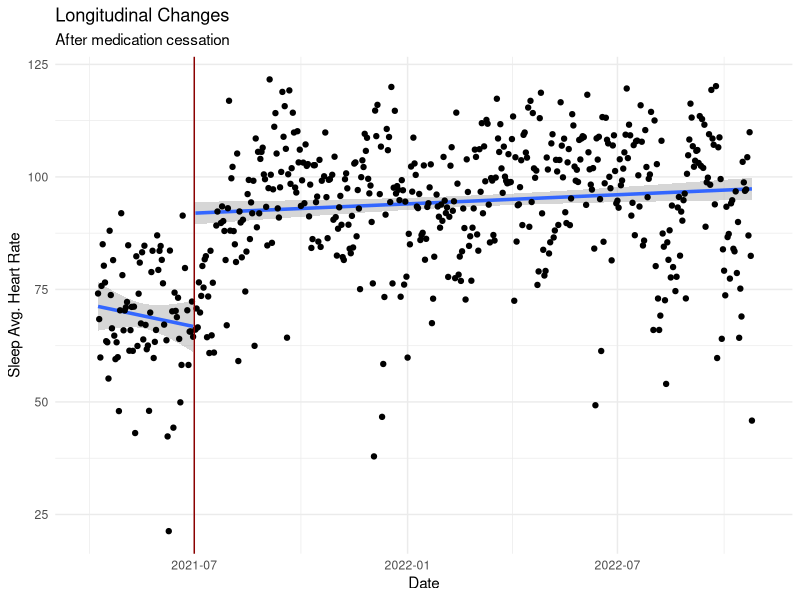
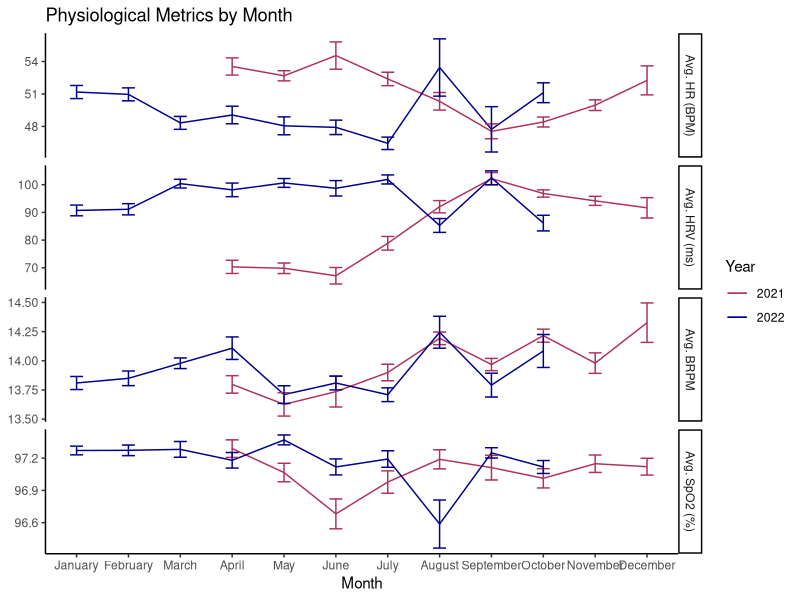
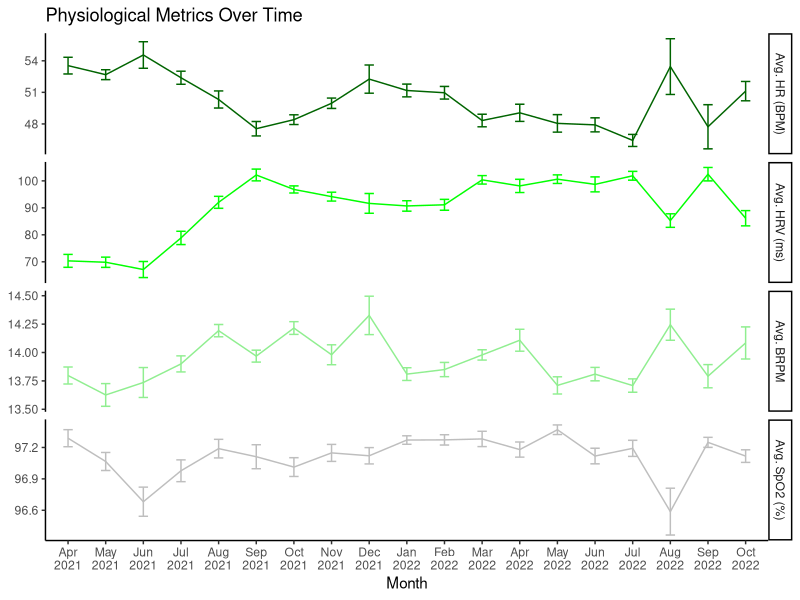
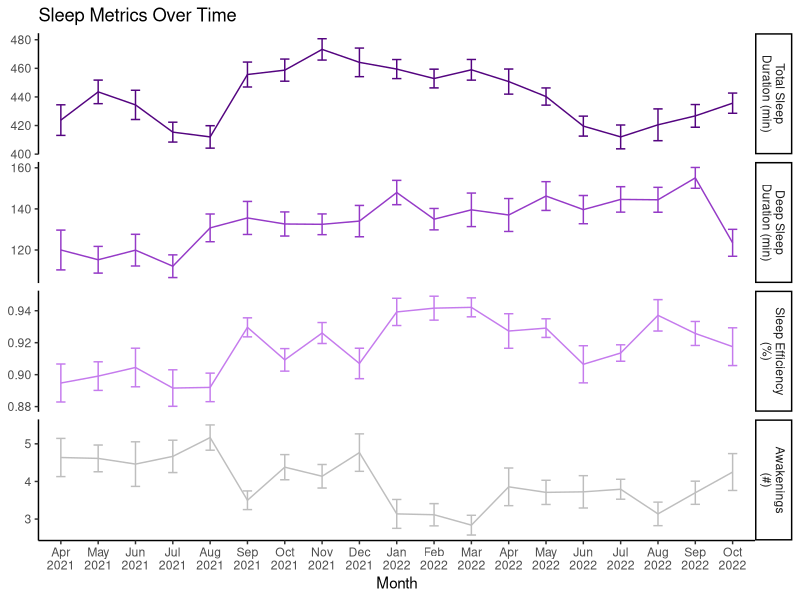
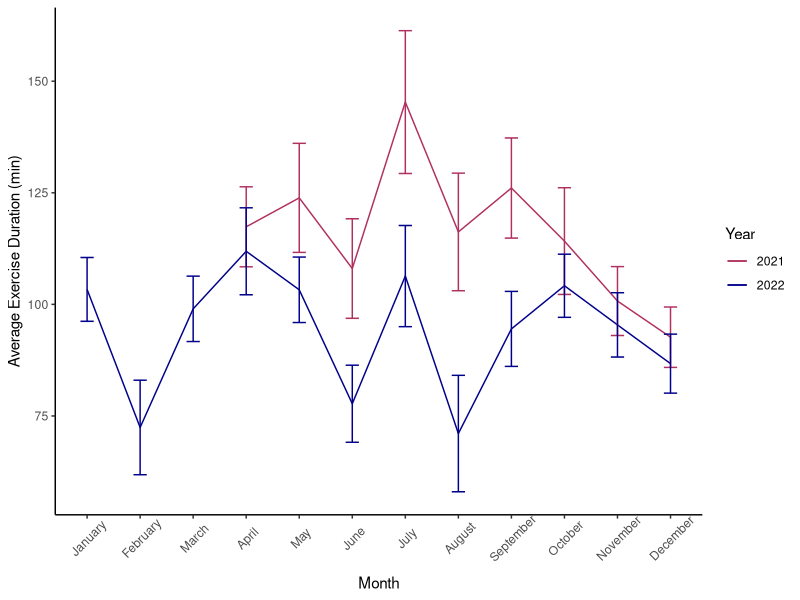
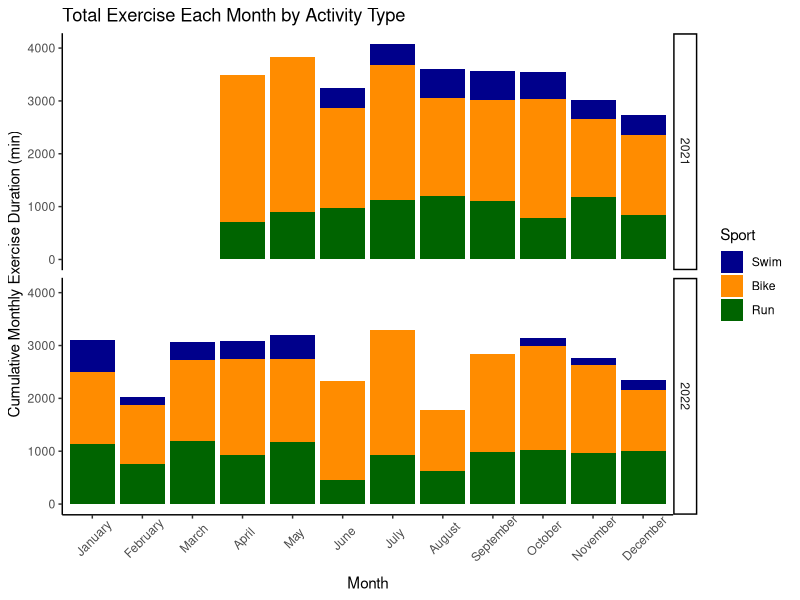
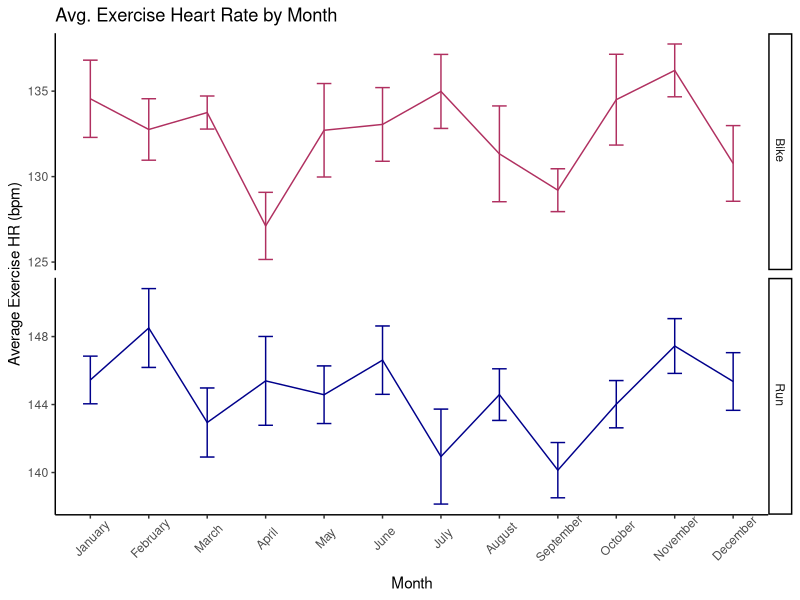
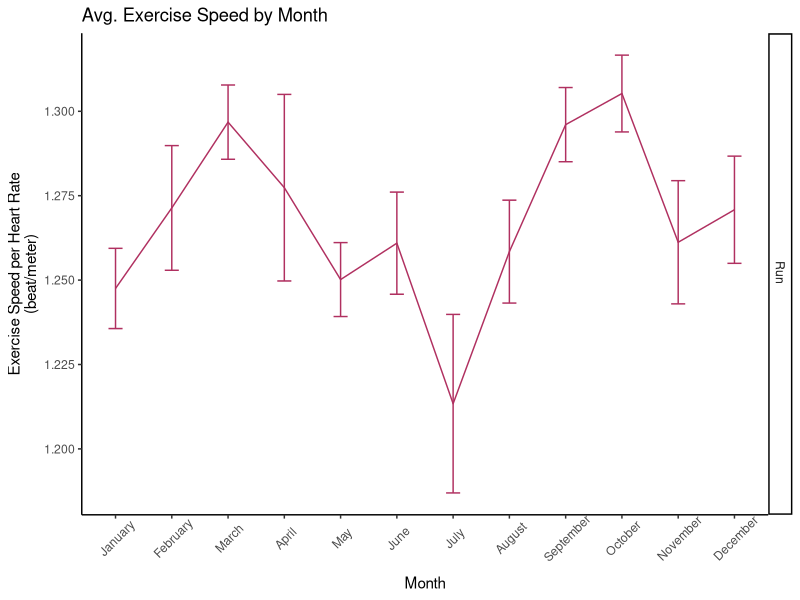

R code for these plots, in order:
## ---- chunk 1
library(tidyverse)

df <- read.csv("../data/daily_combined.csv") %>% 
  mutate(date = as.Date(date),
         email = 'kerry@biostrap.com')

exercise <- read.csv("../data/parsed_json_exercise.csv") %>% 
  mutate(
    date = as.Date(as.POSIXct(datetime, "%Y-%m-%d %H:%M:%S-%Z"))
  )

## ---- chunk 2
pre_start <- as.Date('2021-04-09')
pre_stop <- as.Date('2021-07-01')

pre_model <- lm(avg_hrv ~ as.numeric(date-pre_start), df)
pre_intercept<- pre_model$coefficients[1]
pre_end <- as.numeric(pre_stop-pre_start)*pre_model$coefficients[2]+pre_model$coefficients[1]
print(
  df %>% 
    filter(date < as.Date("2022-11-01")) %>% 
  ggplot(aes(x = date, y = avg_hrv))+
  theme_minimal()+
  geom_smooth(data = subset(df, date < as.Date(pre_stop)), formula = y~x,method = 'lm', se = T,size = 1.2)+   geom_smooth(data = subset(df, date >= as.Date(pre_stop)), formula = y~x,method = 'lm', se = T,size = 1.2)+
  geom_point()+
  geom_vline(xintercept = as.Date('2021-07-01'), color = 'darkred')+
  labs(
    x = 'Date',
    y = 'Sleep Avg. Heart Rate',
    title = "Longitudinal Changes",
    subtitle = "After medication cessation"
  )
)
## ---- chunk 3

df %>% 
  mutate(month = strftime(date, '%B')) %>% 
  pivot_longer(
    cols = c("avg_hr", "avg_hrv", "brpm", "spo2"),
    values_to = 'value',
    names_to = "name"
  ) %>% 
  mutate(
    Year = strftime(date, '%Y'),
    month = factor(month, levels = c("January","February","March","April","May","June","July","August","September","October","November","December")),
    name = factor(name, levels = c("avg_hr", "avg_hrv", "brpm", "spo2"), labels = c("Avg. HR (BPM)", "Avg. HRV (ms)", "Avg. BRPM", "Avg. SpO2 (%)"))
  ) %>% 
  ggplot(aes(x = month, y = value, group = year, color = Year))+
  theme_classic()+
  geom_line(stat = 'summary')+
  geom_errorbar(stat = 'summary', width = 0.25)+
  facet_grid(name ~ ., scales = 'free')+
  labs(
    y = NULL,
    x = "Month",
    title = "Physiological Metrics by Month"
  )+
  scale_color_manual(values = c('maroon','darkblue'))

## ---- chunk 4
df %>% 
  mutate(mon_year = strftime(date, '%b\n%Y')) %>% 
  pivot_longer(
    cols = c("avg_hr", "avg_hrv", "brpm", "spo2"),
    values_to = 'value',
    names_to = "name"
  ) %>% 
  transmute(
    date,
    email,
    value,
    mon_year = factor(mon_year, levels = c("Apr\n2021","May\n2021","Jun\n2021","Jul\n2021","Aug\n2021","Sep\n2021","Oct\n2021","Nov\n2021","Dec\n2021",
                                           "Jan\n2022","Feb\n2022","Mar\n2022","Apr\n2022","May\n2022","Jun\n2022","Jul\n2022","Aug\n2022","Sep\n2022","Oct\n2022")),
    name = factor(name, levels = c("avg_hr", "avg_hrv", "brpm", "spo2"), labels = c("Avg. HR (BPM)", "Avg. HRV (ms)", "Avg. BRPM", "Avg. SpO2 (%)"))
  ) %>% 
  na.omit() %>% 
  ggplot(aes(x = mon_year, y = value, group = email, color = name))+
  theme_classic()+
  geom_line(stat = 'summary')+
  geom_errorbar(stat = 'summary', width = 0.25)+
  facet_grid(name ~ ., scales = 'free')+
  labs(
    y = NULL,
    x = "Month",
    title = "Physiological Metrics Over Time"
  )+
  theme(
    legend.position = 'none'
  )+
  scale_color_manual(
    values = c("darkgreen","green","lightgreen","gray")
  )
  

## ---- chunk 5
df %>% 
  filter(total_sleep < 12*60) %>% 
  mutate(mon_year = strftime(date, '%b\n%Y')) %>% 
  pivot_longer(
    cols = c("total_sleep", "deep_sleep", "efficiency", "arousal_count"),
    values_to = 'value',
    names_to = "name"
  ) %>% 
  transmute(
    date,
    email,
    value,
    mon_year = factor(mon_year, levels = c("Apr\n2021","May\n2021","Jun\n2021","Jul\n2021","Aug\n2021","Sep\n2021","Oct\n2021","Nov\n2021","Dec\n2021",
                                           "Jan\n2022","Feb\n2022","Mar\n2022","Apr\n2022","May\n2022","Jun\n2022","Jul\n2022","Aug\n2022","Sep\n2022","Oct\n2022")),
    name = factor(name, levels = c("total_sleep", "deep_sleep", "efficiency", "arousal_count"), labels = c("Total Sleep\nDuration (min)", "Deep Sleep\nDuration (min)", "Sleep Efficiency\n(%)", "Awakenings\n(#)"))
  ) %>% 
  na.omit() %>% 
  ggplot(aes(x = mon_year, y = value, group = email, color = name))+
  theme_classic()+
  geom_line(stat = 'summary')+
  geom_errorbar(stat = 'summary', width = 0.25)+
  facet_grid(name ~ ., scales = 'free')+
  labs(
    y = NULL,
    x = "Month",
    title = "Sleep Metrics Over Time"
  )+
  theme(
    legend.position = 'none'
  )+
  scale_color_manual(
    values = c("#540480", "#953ac7", "#c57bed", "gray")
    )

## ---- chunk 6
df %>% 
  mutate(
    exercise_duration = replace_na(exercise_duration, 0),
    month = factor(strftime(date, '%B'),levels = c("January","February", "March", "April", "May", "June", "July", "August", "September", "October", "November", "December")),
    Year = factor(strftime(date, '%Y'))
  ) %>% 
  filter(year != 2023) %>% 
  ggplot(aes(x = month, y = exercise_duration, group = Year, color = Year))+
  theme_classic()+
  geom_line(stat = 'summary')+
  geom_errorbar(stat = 'summary', width = 0.25)+
  labs(
    y = "Average Exercise Duration (min)",
    x = "Month"
  )+
  scale_color_manual(values = c('maroon','darkblue','darkgreen'))+
  theme(axis.text.x = element_text(angle = 45, vjust = .7))

## ---- chunk 7
exercise %>% 
  filter(sport %in% c("Swim ", "Bike ", "Run "), duration < 10*3600) %>% 
  mutate(
    Sport = factor(sport, levels = c('Swim ', 'Bike ', 'Run ')),
    month = factor(strftime(date, '%B'),levels = c("January","February", "March", "April", "May", "June", "July", "August", "September", "October", "November", "December")),
    Year = strftime(date, '%Y')
  ) %>% 
  group_by(month, Sport, Year) %>% 
  summarize(duration = sum(duration, na.rm = T)) %>% 
  filter(Year != 2023) %>% 
  ggplot(aes(x = month, y = duration/60, fill = Sport))+
  theme_classic()+
  geom_bar(stat = 'identity')+
  # geom_errorbar(stat = 'summary', width = 0.25)+
  labs(
    y = "Cumulative Monthly Exercise Duration (min)",
    x = "Month",
    title = "Total Exercise Each Month by Activity Type"
  )+
  scale_fill_manual(values = c('darkblue','darkorange','darkgreen'))+
  facet_grid(Year ~ .)+
  theme(axis.text.x = element_text(angle = 45, vjust = .7))

## ---- chunk 8

exercise %>% 
  mutate(
    Sport = sport,
    month = factor(strftime(date, '%B'),levels = c("January","February", "March", "April", "May", "June", "July", "August", "September", "October", "November", "December"))
  ) %>% 
  filter(Sport %in% c('Bike ', 'Run ')) %>% 
  ggplot(aes(x = month, y = avg_hr, group = Sport, color = Sport))+
  theme_classic()+
  geom_line(stat = 'summary')+
  geom_errorbar(stat = 'summary', width = 0.25)+
  labs(
    y = "Average Exercise HR (bpm)",
    x = "Month",
    title = "Avg. Exercise Heart Rate by Month"
  )+
  theme(legend.position = 'none',
        axis.text.x = element_text(angle = 45, vjust = .7))+
  scale_color_manual(values = c('maroon','darkblue'))+
  facet_grid(Sport ~ ., scales = 'free')

## ---- chunk 9

exercise %>% 
  mutate(
    Sport = sport,
    Pace = distance*1000/(duration),
    month = factor(strftime(date, '%B'),levels = c("January","February", "March", "April", "May", "June", "July", "August", "September", "October", "November", "December")),
    speed_per_hr = Pace/(avg_hr/60)
  ) %>% 
  filter(Sport %in% c("Run ")) %>% 
  ggplot(aes(x = month, y = speed_per_hr, group = Sport, color = Sport))+
  theme_classic()+
  geom_line(stat = 'summary')+
  geom_errorbar(stat = 'summary', width = 0.25)+
  labs(
    y = "Exercise Speed per Heart Rate\n(beat/meter)",
    x = "Month",
    title = "Avg. Exercise Speed by Month"
  )+
  theme(legend.position = 'none',
        axis.text.x = element_text(angle = 45, vjust = .7))+
  scale_color_manual(values = c('maroon','darkblue'))+
  facet_grid(Sport ~ ., scales = 'free')



## ---- chunk 10
exercise %>% 
  mutate(
    Sport = sport,
    Pace = distance/(duration/3600),
    month = factor(strftime(date, '%B'),levels = c("January","February", "March", "April", "May", "June", "July", "August", "September", "October", "November", "December"))
  ) %>% 
  filter(Sport %in% c("Bike ", "Run ")) %>% 
  ggplot(aes(x = month, y = Pace, group = Sport, color = Sport))+
  theme_classic()+
  geom_line(stat = 'summary')+
  geom_errorbar(stat = 'summary', width = 0.25)+
  labs(
    y = "Average Exercise Speed (kph)",
    x = "Month",
    title = "Avg. Exercise Speed by Month"
  )+
  theme(legend.position = 'none',
        axis.text.x = element_text(angle = 45, vjust = .7))+
  scale_color_manual(values = c('maroon','darkblue'))+
  facet_grid(Sport ~ ., scales = 'free')

